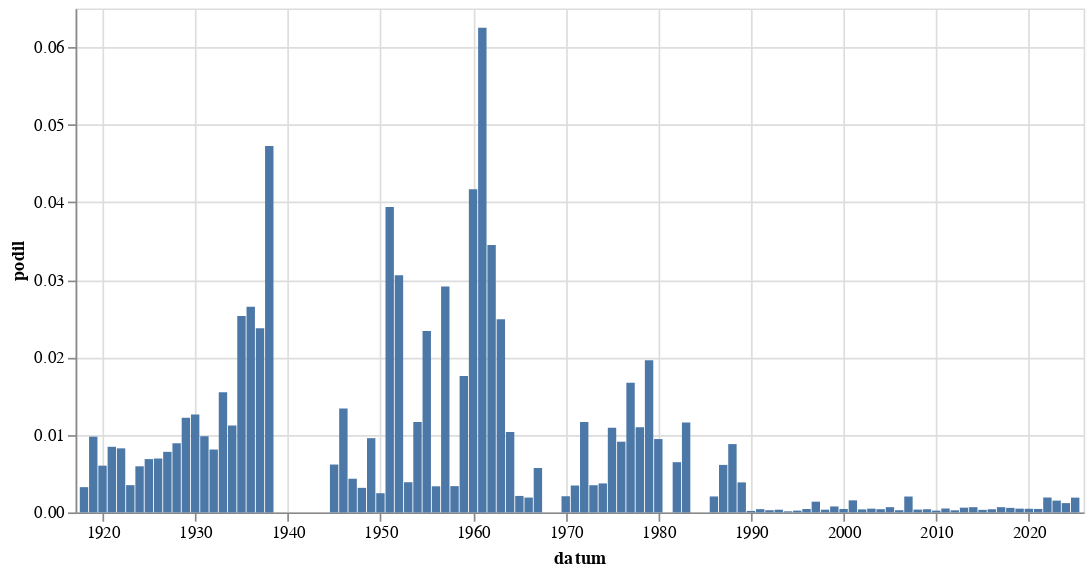

Notebook code cell kept with this figure:
### Code cell
alt.Chart(
    hledej("[Bb]erlín").to_pandas(),
    width = 600
).mark_bar(
).encode(
    alt.X('datum:T'),
    alt.Y('podil:Q')
)

### Figure 1 — Vega-Lite specification as saved in the notebook (floating-point values rounded to 4 significant figures)
{"config": {"view": {"continuousWidth": 300, "continuousHeight": 300}}, "data": {"name": "data-7a7e86e9e3967705ea31fb1bc71ee98c"}, "mark": {"type": "bar"}, "encoding": {"x": {"field": "datum", "type": "temporal"}, "y": {"field": "podil", "type": "quantitative"}}, "width": 600, "$schema": "https://vega.github.io/schema/vega-lite/v5.8.0.json", "datasets": {"data-7a7e86e9e3967705ea31fb1bc71ee98c": [{"datum": "1918-01-01T00:00:00", "text": 2, "text_right": 614, "podil": 0.003257, "co": "[Bb]erlín"}, {"datum": "1919-01-01T00:00:00", "text": 34, "text_right": 3480, "podil": 0.00977, "co": "[Bb]erlín"}, {"datum": "1920-01-01T00:00:00", "text": 29, "text_right": 4810, "podil": 0.006029, "co": "[Bb]erlín"}, {"datum": "1921-01-01T00:00:00", "text": 56, "text_right": 6618, "podil": 0.008462, "co": "[Bb]erlín"}, {"datum": "1922-01-01T00:00:00", "text": 52, "text_right": 6295, "podil": 0.008261, "co": "[Bb]erlín"}, {"datum": "1923-01-01T00:00:00", "text": 16, "text_right": 4555, "podil": 0.003513, "co": "[Bb]erlín"}, {"datum": "1924-01-01T00:00:00", "text": 30, "text_right": 5045, "podil": 0.005946, "co": "[Bb]erlín"}, {"datum": "1925-01-01T00:00:00", "text": 27, "text_right": 3927, "podil": 0.006875, "co": "[Bb]erlín"}, {"datum": "1926-01-01T00:00:00", "text": 41, "text_right": 5898, "podil": 0.006952, "co": "[Bb]erlín"}, {"datum": "1927-01-01T00:00:00", "text": 42, "text_right": 5376, "podil": 0.007812, "co": "[Bb]erlín"}, {"datum": "1928-01-01T00:00:00", "text": 45, "text_right": 5048, "podil": 0.008914, "co": "[Bb]erlín"}, {"datum": "1929-01-01T00:00:00", "text": 39, "text_right": 3196, "podil": 0.0122, "co": "[Bb]erlín"}, {"datum": "1930-01-01T00:00:00", "text": 80, "text_right": 6332, "podil": 0.01263, "co": "[Bb]erlín"}, {"datum": "1931-01-01T00:00:00", "text": 48, "text_right": 4887, "podil": 0.009822, "co": "[Bb]erlín"}, {"datum": "1932-01-01T00:00:00", "text": 24, "text_right": 2960, "podil": 0.008108, "co": "[Bb]erlín"}, {"datum": "1933-01-01T00:00:00", "text": 50, "text_right": 3226, "podil": 0.0155, "co": "[Bb]erlín"}, {"datum": "1934-01-01T00:00:00", "text": 29, "text_right": 2587, "podil": 0.01121, "co": "[Bb]erlín"}, {"datum": "1935-01-01T00:00:00", "text": 61, "text_right": 2409, "podil": 0.02532, "co": "[Bb]erlín"}, {"datum": "1936-01-01T00:00:00", "text": 76, "text_right": 2866, "podil": 0.02652, "co": "[Bb]erlín"}, {"datum": "1937-01-01T00:00:00", "text": 63, "text_right": 2653, "podil": 0.02375, "co": "[Bb]erlín"}, {"datum": "1938-01-01T00:00:00", "text": 65, "text_right": 1376, "podil": 0.04724, "co": "[Bb]erlín"}, {"datum": "1945-01-01T00:00:00", "text": 4, "text_right": 648, "podil": 0.006173, "co": "[Bb]erlín"}, {"datum": "1946-01-01T00:00:00", "text": 32, "text_right": 2390, "podil": 0.01339, "co": "[Bb]erlín"}, {"datum": "1947-01-01T00:00:00", "text": 9, "text_right": 2073, "podil": 0.004342, "co": "[Bb]erlín"}, {"datum": "1948-01-01T00:00:00", "text": 7, "text_right": 2209, "podil": 0.003169, "co": "[Bb]erlín"}, {"datum": "1949-01-01T00:00:00", "text": 7, "text_right": 731, "podil": 0.009576, "co": "[Bb]erlín"}, {"datum": "1950-01-01T00:00:00", "text": 1, "text_right": 404, "podil": 0.002475, "co": "[Bb]erlín"}, {"datum": "1951-01-01T00:00:00", "text": 13, "text_right": 330, "podil": 0.03939, "co": "[Bb]erlín"}, {"datum": "1952-01-01T00:00:00", "text": 10, "text_right": 327, "podil": 0.03058, "co": "[Bb]erlín"}, {"datum": "1953-01-01T00:00:00", "text": 1, "text_right": 257, "podil": 0.003891, "co": "[Bb]erlín"}, {"datum": "1954-01-01T00:00:00", "text": 7, "text_right": 600, "podil": 0.01167, "co": "[Bb]erlín"}, {"datum": "1955-01-01T00:00:00", "text": 4, "text_right": 171, "podil": 0.02339, "co": "[Bb]erlín"}, {"datum": "1956-01-01T00:00:00", "text": 1, "text_right": 297, "podil": 0.003367, "co": "[Bb]erlín"}, {"datum": "1957-01-01T00:00:00", "text": 9, "text_right": 309, "podil": 0.02913, "co": "[Bb]erlín"}, {"datum": "1958-01-01T00:00:00", "text": 1, "text_right": 295, "podil": 0.00339, "co": "[Bb]erlín"}, {"datum": "1959-01-01T00:00:00", "text": 5, "text_right": 284, "podil": 0.01761, "co": "[Bb]erlín"}, {"datum": "1960-01-01T00:00:00", "text": 14, "text_right": 336, "podil": 0.04167, "co": "[Bb]erlín"}, {"datum": "1961-01-01T00:00:00", "text": 23, "text_right": 368, "podil": 0.0625, "co": "[Bb]erlín"}, {"datum": "1962-01-01T00:00:00", "text": 7, "text_right": 203, "podil": 0.03448, "co": "[Bb]erlín"}, {"datum": "1963-01-01T00:00:00", "text": 7, "text_right": 281, "podil": 0.02491, "co": "[Bb]erlín"}, {"datum": "1964-01-01T00:00:00", "text": 7, "text_right": 675, "podil": 0.01037, "co": "[Bb]erlín"}, {"datum": "1965-01-01T00:00:00", "text": 1, "text_right": 471, "podil": 0.002123, "co": "[Bb]erlín"}, {"datum": "1966-01-01T00:00:00", "text": 1, "text_right": 523, "podil": 0.001912, "co": "[Bb]erlín"}, {"datum": "1967-01-01T00:00:00", "text": 3, "text_right": 524, "podil": 0.005725, "co": "[Bb]erlín"}, {"datum": "1970-01-01T00:00:00", "text": 2, "text_right": 960, "podil": 0.002083, "co": "[Bb]erlín"}, {"datum": "1971-01-01T00:00:00", "text": 3, "text_right": 865, "podil": 0.003468, "co": "[Bb]erlín"}, {"datum": "1972-01-01T00:00:00", "text": 7, "text_right": 601, "podil": 0.01165, "co": "[Bb]erlín"}, {"datum": "1973-01-01T00:00:00", "text": 3, "text_right": 856, "podil": 0.003505, "co": "[Bb]erlín"}, {"datum": "1974-01-01T00:00:00", "text": 3, "text_right": 802, "podil": 0.003741, "co": "[Bb]erlín"}, {"datum": "1975-01-01T00:00:00", "text": 10, "text_right": 915, "podil": 0.01093, "co": "[Bb]erlín"}, {"datum": "1976-01-01T00:00:00", "text": 6, "text_right": 658, "podil": 0.009119, "co": "[Bb]erlín"}, {"datum": "1977-01-01T00:00:00", "text": 13, "text_right": 778, "podil": 0.01671, "co": "[Bb]erlín"}, {"datum": "1978-01-01T00:00:00", "text": 9, "text_right": 820, "podil": 0.01098, "co": "[Bb]erlín"}, {"datum": "1979-01-01T00:00:00", "text": 13, "text_right": 663, "podil": 0.01961, "co": "[Bb]erlín"}, {"datum": "1980-01-01T00:00:00", "text": 7, "text_right": 740, "podil": 0.009459, "co": "[Bb]erlín"}, {"datum": "1982-01-01T00:00:00", "text": 5, "text_right": 772, "podil": 0.006477, "co": "[Bb]erlín"}, {"datum": "1983-01-01T00:00:00", "text": 10, "text_right": 863, "podil": 0.01159, "co": "[Bb]erlín"}, {"datum": "1986-01-01T00:00:00", "text": 1, "text_right": 486, "podil": 0.002058, "co": "[Bb]erlín"}, {"datum": "1987-01-01T00:00:00", "text": 4, "text_right": 653, "podil": 0.006126, "co": "[Bb]erlín"}, {"datum": "1988-01-01T00:00:00", "text": 8, "text_right": 908, "podil": 0.008811, "co": "[Bb]erlín"}, {"datum": "1989-01-01T00:00:00", "text": 7, "text_right": 1808, "podil": 0.003872, "co": "[Bb]erlín"}, {"datum": "1990-01-01T00:00:00", "text": 3, "text_right": 15700, "podil": 0.0001911, "co": "[Bb]erlín"}, {"datum": "1991-01-01T00:00:00", "text": 13, "text_right": 31037, "podil": 0.0004189, "co": "[Bb]erlín"}, {"datum": "1992-01-01T00:00:00", "text": 7, "text_right": 24859, "podil": 0.0002816, "co": "[Bb]erlín"}, {"datum": "1993-01-01T00:00:00", "text": 3, "text_right": 8681, "podil": 0.0003456, "co": "[Bb]erlín"}, {"datum": "1994-01-01T00:00:00", "text": 1, "text_right": 7203, "podil": 0.0001388, "co": "[Bb]erlín"}, {"datum": "1995-01-01T00:00:00", "text": 2, "text_right": 8693, "podil": 0.0002301, "co": "[Bb]erlín"}, {"datum": "1996-01-01T00:00:00", "text": 4, "text_right": 9139, "podil": 0.0004377, "co": "[Bb]erlín"}, {"datum": "1997-01-01T00:00:00", "text": 22, "text_right": 15895, "podil": 0.001384, "co": "[Bb]erlín"}, {"datum": "1998-01-01T00:00:00", "text": 4, "text_right": 11412, "podil": 0.0003505, "co": "[Bb]erlín"}, {"datum": "1999-01-01T00:00:00", "text": 15, "text_right": 19539, "podil": 0.0007677, "co": "[Bb]erlín"}, {"datum": "2000-01-01T00:00:00", "text": 10, "text_right": 22571, "podil": 0.000443, "co": "[Bb]erlín"}, {"datum": "2001-01-01T00:00:00", "text": 30, "text_right": 19293, "podil": 0.001555, "co": "[Bb]erlín"}, {"datum": "2002-01-01T00:00:00", "text": 6, "text_right": 15462, "podil": 0.000388, "co": "[Bb]erlín"}, {"datum": "2003-01-01T00:00:00", "text": 10, "text_right": 20798, "podil": 0.0004808, "co": "[Bb]erlín"}, {"datum": "2004-01-01T00:00:00", "text": 8, "text_right": 19396, "podil": 0.0004125, "co": "[Bb]erlín"}, {"datum": "2005-01-01T00:00:00", "text": 17, "text_right": 25267, "podil": 0.0006728, "co": "[Bb]erlín"}, {"datum": "2006-01-01T00:00:00", "text": 5, "text_right": 17775, "podil": 0.0002813, "co": "[Bb]erlín"}, {"datum": "2007-01-01T00:00:00", "text": 31, "text_right": 15144, "podil": 0.002047, "co": "[Bb]erlín"}, {"datum": "2008-01-01T00:00:00", "text": 6, "text_right": 16619, "podil": 0.000361, "co": "[Bb]erlín"}, {"datum": "2009-01-01T00:00:00", "text": 8, "text_right": 19673, "podil": 0.0004066, "co": "[Bb]erlín"}, {"datum": "2010-01-01T00:00:00", "text": 3, "text_right": 12869, "podil": 0.0002331, "co": "[Bb]erlín"}, {"datum": "2011-01-01T00:00:00", "text": 9, "text_right": 17780, "podil": 0.0005062, "co": "[Bb]erlín"}, {"datum": "2012-01-01T00:00:00", "text": 4, "text_right": 14730, "podil": 0.0002716, "co": "[Bb]erlín"}, {"datum": "2013-01-01T00:00:00", "text": 6, "text_right": 9852, "podil": 0.000609, "co": "[Bb]erlín"}, {"datum": "2014-01-01T00:00:00", "text": 14, "text_right": 20781, "podil": 0.0006737, "co": "[Bb]erlín"}, {"datum": "2015-01-01T00:00:00", "text": 7, "text_right": 21227, "podil": 0.0003298, "co": "[Bb]erlín"}, {"datum": "2016-01-01T00:00:00", "text": 9, "text_right": 22256, "podil": 0.0004044, "co": "[Bb]erlín"}, {"datum": "2017-01-01T00:00:00", "text": 12, "text_right": 17809, "podil": 0.0006738, "co": "[Bb]erlín"}, {"datum": "2018-01-01T00:00:00", "text": 12, "text_right": 20580, "podil": 0.0005831, "co": "[Bb]erlín"}, {"datum": "2019-01-01T00:00:00", "text": 12, "text_right": 24751, "podil": 0.0004848, "co": "[Bb]erlín"}, {"datum": "2020-01-01T00:00:00", "text": 11, "text_right": 23571, "podil": 0.0004667, "co": "[Bb]erlín"}, {"datum": "2021-01-01T00:00:00", "text": 9, "text_right": 20176, "podil": 0.0004461, "co": "[Bb]erlín"}, {"datum": "2022-01-01T00:00:00", "text": 40, "text_right": 20822, "podil": 0.001921, "co": "[Bb]erlín"}, {"datum": "2023-01-01T00:00:00", "text": 38, "text_right": 24964, "podil": 0.001522, "co": "[Bb]erlín"}, {"datum": "2024-01-01T00:00:00", "text": 29, "text_right": 24176, "podil": 0.0012, "co": "[Bb]erlín"}, {"datum": "2025-01-01T00:00:00", "text": 20, "text_right": 10488, "podil": 0.001907, "co": "[Bb]erlín"}]}}
